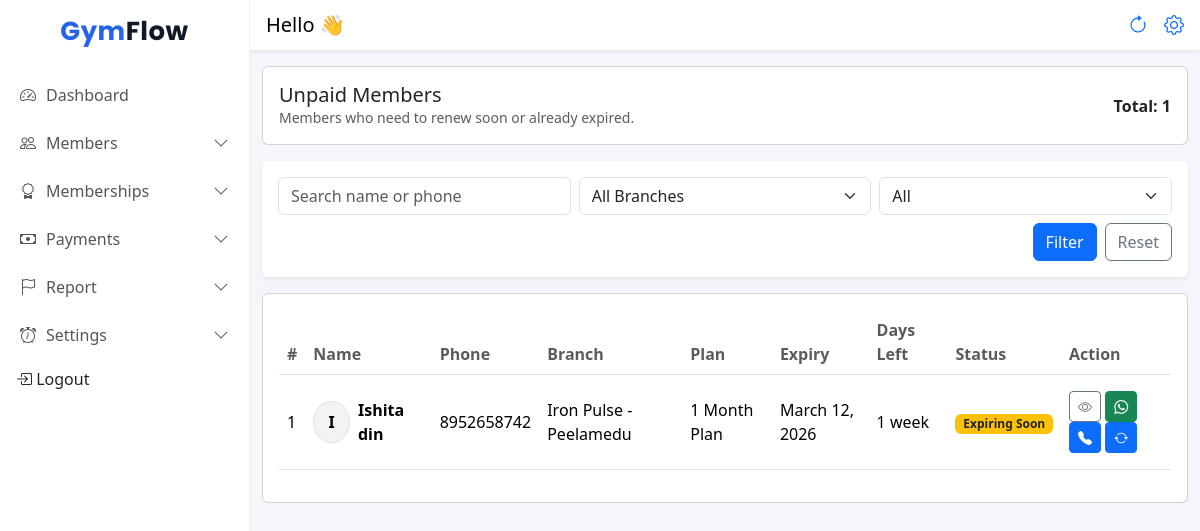
The page /unpaid-members/ (signed in) on the database its author committed.
### frontend/models.py (models this page shows, shortened)
class Member(models.Model):
    STATUS_CHOICES = (
        ('active', 'Active'),
        ('expiring', 'Expiring Soon'),
        ('expired', 'Expired'),
    )
    is_deleted = models.BooleanField(default=False)
    gym = models.ForeignKey(Gym, on_delete=models.CASCADE, related_name="members")
    branch = models.ForeignKey(Branch, on_delete=models.CASCADE, related_name="members")
    name = models.CharField(max_length=100)
    phone = models.CharField(max_length=15)
    join_date = models.DateField(default=date.today)
    photo = models.ImageField(upload_to="members/", blank=True, null=True)
    plan = models.ForeignKey(MembershipPlan, on_delete=models.SET_NULL, null=True, blank=True)
    start_date = models.DateField(null=True)
    expiry_date = models.DateField()
    security_deposit = models.DecimalField(max_digits=10, decimal_places=2, default=0)
    status = models.CharField(max_length=10, choices=STATUS_CHOICES, default='active')
    created_at = models.DateTimeField(auto_now_add=True)

class Branch(models.Model):
    gym = models.ForeignKey(Gym, on_delete=models.CASCADE, related_name="branches")
    name = models.CharField(max_length=100)
    address = models.TextField(blank=True)
    phone = models.CharField(max_length=15, blank=True)
    created_at = models.DateTimeField(auto_now_add=True)
    class Meta:
        unique_together = ('gym', 'name')  # same gym can't have 2 branches with same name

class MembershipPlan(models.Model):
    branch = models.ForeignKey(Branch, on_delete=models.CASCADE, related_name="plans")
    name = models.CharField(max_length=50)  # Monthly / Quarterly
    duration_days = models.PositiveIntegerField()
    start_date = models.DateField(null=True)
    end_date = models.DateField(null=True)
    price = models.DecimalField(max_digits=8, decimal_places=2)
    is_active = models.BooleanField(default=True)
    created_at = models.DateTimeField(auto_now_add=True)
    class Meta:
        unique_together = ('branch', 'name')  # same branch can't have same plan name twice

### frontend/views.py (the view)
# urls.py: path("unpaid-members/", unpaid_members_page, name="unpaid_members_page"),
@login_required
@owner_or_trainer
def unpaid_members_page(request):
    gym = request.user.gym
    today = timezone.localdate()
    alert_limit = today + timedelta(days=7)
    q = request.GET.get("q", "").strip()
    branch_id = request.GET.get("branch", "").strip()
    status = request.GET.get("status", "all").strip()   # expired / expiring / all
    members = Member.objects.filter(
        gym=gym,
        expiry_date__lte=alert_limit,  # includes expiring + expired
        is_deleted=False
    ).select_related("branch", "plan")
    if q:
        members = members.filter(Q(name__icontains=q) | Q(phone__icontains=q))
    if branch_id:
        members = members.filter(branch_id=branch_id)
    if status == "expired":
        members = members.filter(expiry_date__lt=today)
    elif status == "expiring":
        members = members.filter(expiry_date__gte=today, expiry_date__lte=alert_limit)
    branches = Branch.objects.filter(gym=gym).order_by("name")
    context = {
        "members": members.order_by("expiry_date"),
        "branches": branches,
        "q": q,
        "branch_id": branch_id,
        "status": status,
        "today": today,
        "alert_limit": alert_limit,
    }
    return render(request, "unpaid_members.html", context)

### frontend/templates/unpaid_members.html (shortened to what this page needs)
{% extends "base.html" %}
{% load static %}
{% block content %}
<link rel="stylesheet" href="{% static 'css/modal_card.css' %}">
<div class="container-fluid">
  <div class="card mb-3 mt-3">
    <div class="card-body">
      <div class="d-flex justify-content-between align-items-center">
        <div>
          <h5 class="mb-0">Unpaid Members</h5>
          <div class="text-muted small">
            Members who need to renew soon or already expired.
          </div>
        </div>
        <div class="fw-semibold">
          Total: {{ members|length }}
        </div>
      </div>
    </div>
  </div>
  <form method="get">
    <div class="card shadow-sm border-0 mb-3">
      <div class="card-body">
        <div class="row g-2">
          <div class="col-12 col-md-4">
            <input type="text"
                   name="q"
                   value="{{ q }}"
                   class="form-control"
                   placeholder="Search name or phone">
          </div>
          <div class="col-12 col-md-4">
            <select name="branch" class="form-select">
              <option value="">All Branches</option>
            </select>
          </div>
          <div class="col-12 col-md-4">
            <select name="status" class="form-select">
              <option value="all" {% if status == "all" %}selected{% endif %}>All</option>
            </select>
          </div>
          <div class="col-12 d-flex justify-content-end gap-2 mt-2">
            <button type="submit" class="btn btn-primary">Filter</button>
            <a class="btn btn-outline-secondary" href="{% url 'unpaid_members_page' %}">Reset</a>
          </div>
        </div>
      </div>
    </div>
  </form>
  <div class="card">
    <div class="card-body mb-3">
      <div class="table-responsive">
        <table class="table table-hover align-middle">
          <thead>
            <tr>
              <th class="fw-semibold text-muted">#</th>
              <th class="fw-semibold text-muted">Name</th>
              <th class="fw-semibold text-muted">Phone</th>
              <th class="fw-semibold text-muted">Branch</th>
              <th class="fw-semibold text-muted">Plan</th>
              <th class="fw-semibold text-muted">Expiry</th>
              <th class="fw-semibold text-muted">Days Left</th>
              <th class="fw-semibold text-muted">Status</th>
              <th class="fw-semibold text-muted">Action</th>
            </tr>
          </thead>
          <tbody>
            {% for m in members %}
            <tr>
              <td class="py-3">{{ forloop.counter }}</td>
              <td>
                <div class="d-flex align-items-center gap-2">
                  {% if m.photo %}
                      <img src="{{ m.photo.url }}"
                           alt="{{ m.name }}"
                           width="42"
                           height="42"
                           class="rounded-circle border"
                           style="object-fit: cover;">
                  {% else %}
                      <div class="rounded-circle border d-flex align-items-center justify-content-center"
                           style="width:42px;height:42px;background:#f1f3f5;font-weight:600;">
                          {{ m.name|slice:":1"|upper }}
                      </div>
                  {% endif %}
                  <div class="fw-semibold">{{  m.name }}</div>
              </div>
              </td>
              <td class="py-3">{{ m.phone }}</td>
              <td class="py-3">{{ m.branch.name }}</td>
              <td class="py-3">{% if m.plan %}{{ m.plan.name }}{% else %}-{% endif %}</td>
              <td class="py-3">{{ m.expiry_date }}</td>
              <td class="py-3">
                {% if m.expiry_date < today %}
                  <span class="text-danger fw-bold">Expired</span>
                {% else %}
                  {{ m.expiry_date|timeuntil:today }}
                {% endif %}
              </td>
              <td class="py-3">
                {% if m.expiry_date < today %}
                  <span class="badge bg-danger">Expired</span>
                {% else %}
                  <span class="badge bg-warning text-dark">Expiring Soon</span>
                {% endif %}
              </td>
              <td class=" gap-2 py-3">
                <button class="btn btn-outline-secondary btn-sm mb-2 mb-md-0"
                        onclick="openMemberDetails('{{ m.id }}')">
                  <i class="bi bi-eye"></i>
                </button>
                <a class="btn btn-success btn-sm mb-2 mb-md-0"
                   target="_blank"
                   href="https://wa.me/91{{ m.phone }}?text=Hello%20{{ m.name }}%20👋,%20your%20gym%20membership%20%20expired%20on%20{{ m.expiry_date }}.%20Please%20renew%20to%20continue%20your%20training%20💪">
                  <i class="bi bi-whatsapp"></i>
                </a>
                 <a class="btn btn-primary btn-sm mb-2 mb-md-0"
                       target="_blank"
                       href="tel:+91{{ m.phone }}">
                      <i class="bi bi-telephone-fill"></i>
                    </a>
                <button class="btn btn-primary btn-sm mb-2 mb-md-0"
                        onclick="openRenewModal('{{ m.id }}')">
                  <i class="bi bi-arrow-repeat"></i>
                </button>
              </td>
            </tr>
            {% empty %}
            <tr>
              <td colspan="9" class="text-center">No unpaid members 🎉</td>
            </tr>
            {% endfor %}
          </tbody>
        </table>
      </div>
    </div>
  </div>
</div>
{% endblock %}

### frontend/static/css/dashboard.css (style rules this page uses)
body { background-color: #f5f7fb; overflow-x: hidden; }
.table { margin-bottom: 0; }

### frontend/templates/base.html (style rules this page uses)
body { background: #f4f6fb; }

### rows shown on the page
Member: name "I", name "Ishita din", phone "8952658742", branch.name "Iron Pulse - Peelamedu", plan.name "1 Month Plan", expiry_date "March 12, 2026", expiry_date "1 week", shows "Expiring Soon"

### other values the page prints
{{ members|length }} "1"
